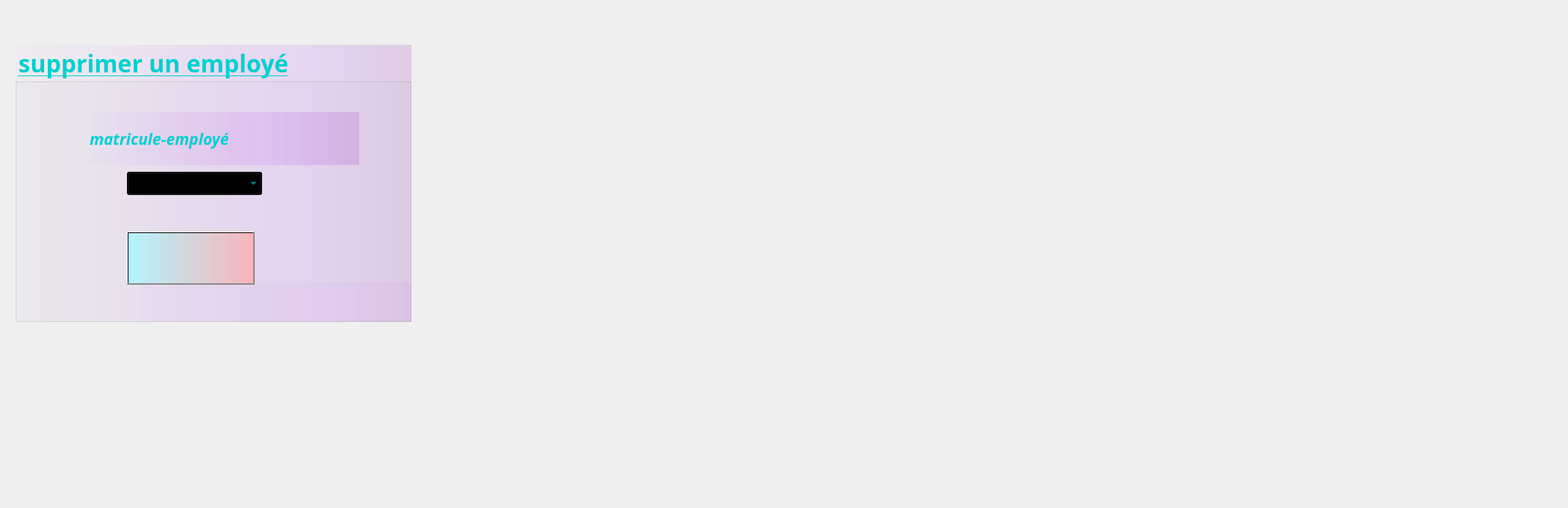
     <widget class="QWidget" name="supprimeremp">
      <attribute name="title">
       <string>Supprimer</string>
      </attribute>
      <widget class="QLabel" name="label_photo_10">
       <property name="geometry">
        <rect>
         <x>-600</x>
         <y>-40</y>
         <width>2091</width>
         <height>671</height>
        </rect>
       </property>
       <property name="text">
        <string/>
       </property>
       <property name="pixmap">
        <pixmap>../resources/6861388-cupcake-wallpaper.jpg</pixmap>
       </property>
      </widget>
      <widget class="QGroupBox" name="groupBox_3">
       <property name="geometry">
        <rect>
         <x>20</x>
         <y>60</y>
         <width>531</width>
         <height>371</height>
        </rect>
       </property>
       <property name="font">
        <font>
         <family>Lucida Calligraphy</family>
         <pointsize>24</pointsize>
         <weight>75</weight>
         <bold>true</bold>
         <underline>true</underline>
        </font>
       </property>
       <property name="layoutDirection">
        <enum>Qt::LeftToRight</enum>
       </property>
       <property name="styleSheet">
        <string notr="true">color: rgb(0, 208, 208);

background-color: qlineargradient(spread:pad, x1:0, y1:0, x2:1, y2:0, stop:0 rgba(170, 85, 255, 4), stop:0.550847 rgba(158, 0, 255, 22), stop:0.766949 rgba(150, 0, 255, 28), stop:0.995763 rgba(126, 0, 170, 37));</string>
       </property>
       <property name="title">
        <string>supprimer un employé</string>
       </property>
       <widget class="QLabel" name="label_29">
        <property name="geometry">
         <rect>
          <x>168</x>
          <y>318</y>
          <width>2101</width>
          <height>2211</height>
         </rect>
        </property>
        <property name="text">
         <string/>
        </property>
        <property name="pixmap">
         <pixmap>../Documents/temp/macaron.jpg</pixmap>
        </property>
       </widget>
       <widget class="QLabel" name="label_30">
        <property name="geometry">
         <rect>
          <x>100</x>
          <y>90</y>
          <width>361</width>
          <height>71</height>
         </rect>
        </property>
        <property name="font">
         <font>
          <family>Lucida Calligraphy</family>
          <pointsize>16</pointsize>
          <weight>75</weight>
          <italic>true</italic>
          <bold>true</bold>
          <underline>false</underline>
         </font>
        </property>
        <property name="styleSheet">
         <string notr="true">color: rgb(0, 208, 208);</string>
        </property>
        <property name="text">
         <string>matricule-employé</string>
        </property>
       </widget>
       <widget class="QPushButton" name="suppemp">
        <property name="geometry">
         <rect>
          <x>150</x>
          <y>250</y>
          <width>171</width>
          <height>71</height>
         </rect>
        </property>
        <property name="font">
         <font>
          <family>Lucida Calligraphy</family>
          <pointsize>10</pointsize>
          <weight>75</weight>
          <italic>true</italic>
          <bold>true</bold>
          <underline>false</underline>
          <strikeout>false</strikeout>
         </font>
        </property>
        <property name="styleSheet">
         <string notr="true">
background-color: qlineargradient(spread:pad, x1:0, y1:0, x2:1, y2:0, stop:0 rgba(170, 247, 255, 224), stop:0.991525 rgba(255, 170, 170, 195));
color:rgb(225, 150, 225);</string>
        </property>
        <property name="text">
         <string/>
        </property>
        <property name="icon">
         <iconset>
          <normaloff>../resources/pbs.png</normaloff>../resources/pbs.png</iconset>
        </property>
        <property name="iconSize">
         <size>
          <width>100</width>
          <height>121</height>
         </size>
        </property>
       </widget>
       <widget class="QComboBox" name="comboBoxempsup">
        <property name="geometry">
         <rect>
          <x>150</x>
          <y>170</y>
          <width>181</width>
          <height>31</height>
         </rect>
        </property>
       </widget>
      </widget>
     </widget>
